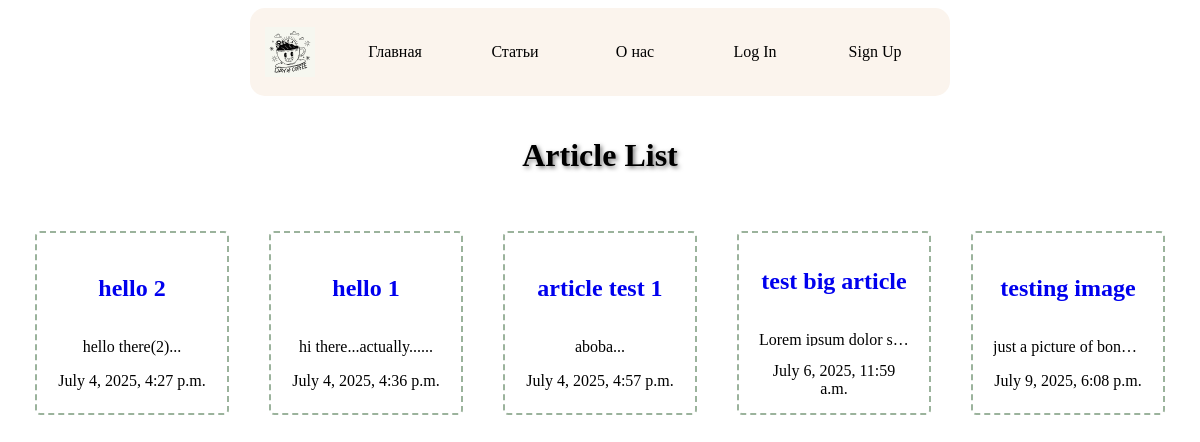
The app's page /, older data.
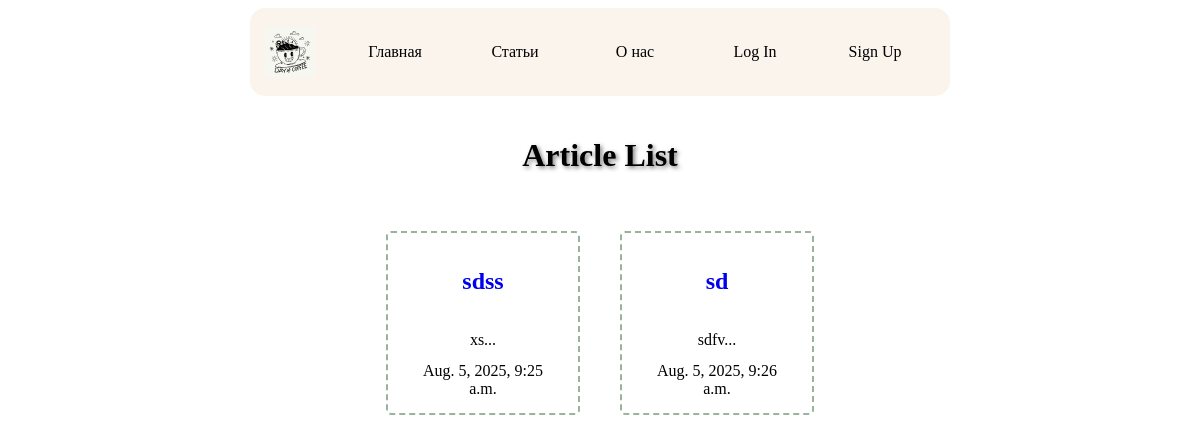
The same page, newer data.
### articles/models.py (models this page shows, shortened)
class Article(models.Model):
    title = models.CharField(max_length=200)
    slug = models.SlugField(blank=True)
    body = models.TextField()
    date = models.DateTimeField(auto_now_add=True)
    thumbnail = models.ImageField(upload_to='images/', blank=True)
    author = models.ForeignKey(User, default=None, on_delete=models.CASCADE)
    def snippet(self):
        return self.body[0:50] + '...'

### articles/views.py (the view)
# urls.py: path('', views.article_list, name='article_list'),
def article_list(request):
    articles = Article.objects.all().order_by('date')
    return render(request, 'articles/article_list.html', {'articles': articles})

### articles/templates/articles/article_list.html (shortened to what this page needs)
{% extends "base_layout.html" %}
{% block content %}
<main>
    <h1>Article List</h1>
    <div class="articles">
        {% for element in articles %}
            <div class="article__item">
                <h2>
                    <a href="{% url 'articles:article_detail' slug=element.slug %}">
                        {{ element.title }}
                    </a>
                </h2>
                <p>
                    {{ element.snippet }}
                </p>
                <time>
                    {{ element.date }}
                </time>
            </div>
        {% endfor %}
    </div>
</main>
{% endblock content %}

### templates/base_layout.html (shortened to what this page needs)
{% load static %}
<!DOCTYPE html>
<html lang="en">
    <link rel="stylesheet" href="{% static '/css/style.css' %}">
</head>
<body>
    <div class="navbar">
        <a class="logo" href="{% url 'homepage' %}">
        </a>
        <div class="navigate">
            <ul>
                <li><a href="{% url 'homepage' %}">Главная</a></li>
                <li><a href="{% url 'homepage' %}">Статьи</a></li>
                <li><a href="{% url 'about' %}">О нас</a></li>
            {% if user.is_authenticated %}
            <li>
                <form  action="{% url 'accounts:logout' %} " method="post">
                    {% csrf_token %}
                    <button type="submit" class="log-button">Log Out</button>
                </form>
            </li>
            {% else %}
                <li class="navbar-item ms-auto">
                    <a class="btn btn-outline-primary" href="{% url 'accounts:login' %}">Log In</a>
                </li>
                 <li class="navbar-item ms-3">
                    <a class="btn btn-primary" href="{% url 'accounts:signup' %}">Sign Up</a>
                </li>
            {% endif %}
        </ul>
        </div>
    </div>
{% block content %}-{% endblock content %}
</body>
</html>

### static/css/style.css (style rules this page uses)
h1 { text-shadow: 2px 2px 4px rgba(0, 0, 0, 0.5); text-align: center; padding: 20px; }
body { display: grid; place-items: center; }
.articles { display: flex; flex-direction: row; }
.article__item { width: 150px; height: 150px; display: flex; justify-content: center; flex-direction: column; margin: 15px 20px 15px 20px; padding: 15px 20px 15px 20px; text-align: center; border: 2px; border-radius: 5px; border-color: rgb(155, 179, 156); border-style: dashed; }
.article__item p { display: block; width: 150px; white-space: nowrap; overflow: hidden; text-overflow: ellipsis; }
a { display: block; text-decoration: none; }
.logo { background-image:url(../images/my_logo.svg); background-position: center; background-repeat: no-repeat; background-size: contain; height: 50px; width: 50px; }
.navbar { display: flex; align-items: center; justify-content: center; padding: 15px; background-color: rgb(251, 244, 237); border-radius: 15px; gap: 20px; }
ul { display: flex; list-style-type: none; margin: 0; padding: 0; gap: 0; }
li { display: flex; align-items: center; justify-content: center; min-width: 120px; padding: 10px 0; box-sizing: border-box; }
li a, .log-button { color: rgb(0, 0, 0); text-decoration: none; background: none; border: none; cursor: pointer; font-family: inherit; font-size: inherit; width: 100%; text-align: center; padding: 10px 15px; white-space: nowrap; }

Row changes from the older to the newer data that the page shows:
removed Article: title "hello 2", snippet "hello there(2)...", date "July 4, 2025, 4:27 p.m."
removed Article: title "hello 1", snippet "hi there...actually......", date "July 4, 2025, 4:36 p.m."
removed Article: title "article test 1", snippet "aboba...", date "July 4, 2025, 4:57 p.m."
removed Article: title "test big article", snippet "Lorem ipsum dolor s…", date "July 6, 2025, 11:59 a.m."
removed Article: title "testing image", snippet "just a picture of bon…", date "July 9, 2025, 6:08 p.m."
added Article: title "sdss", snippet "xs...", date "Aug. 5, 2025, 9:25 a.m."
added Article: title "sd", snippet "sdfv...", date "Aug. 5, 2025, 9:26 a.m."
